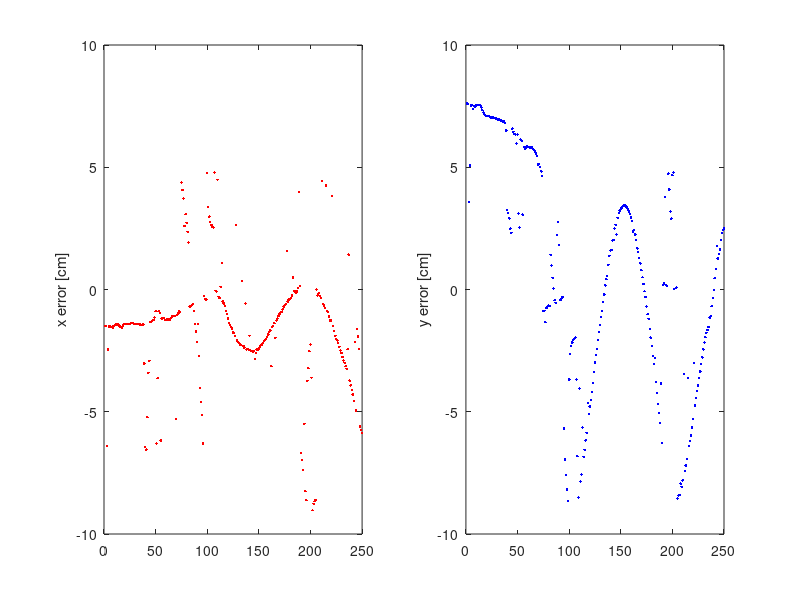
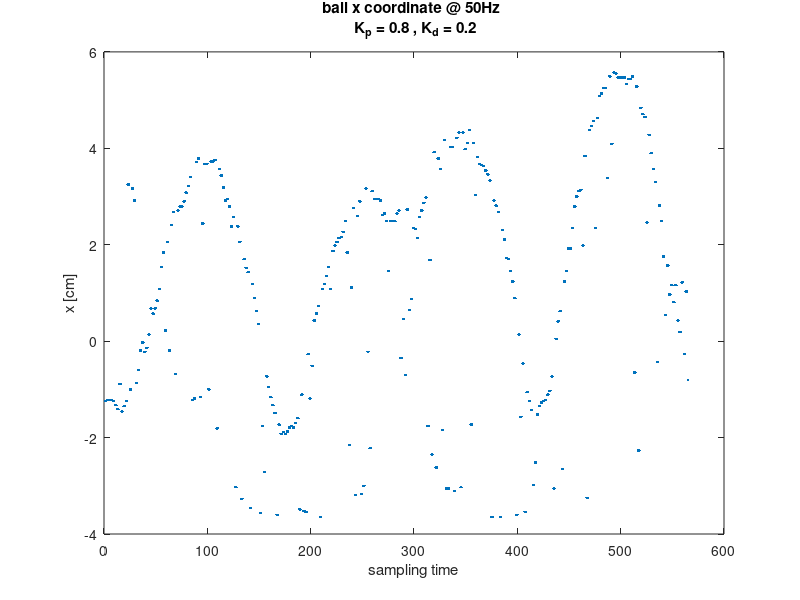
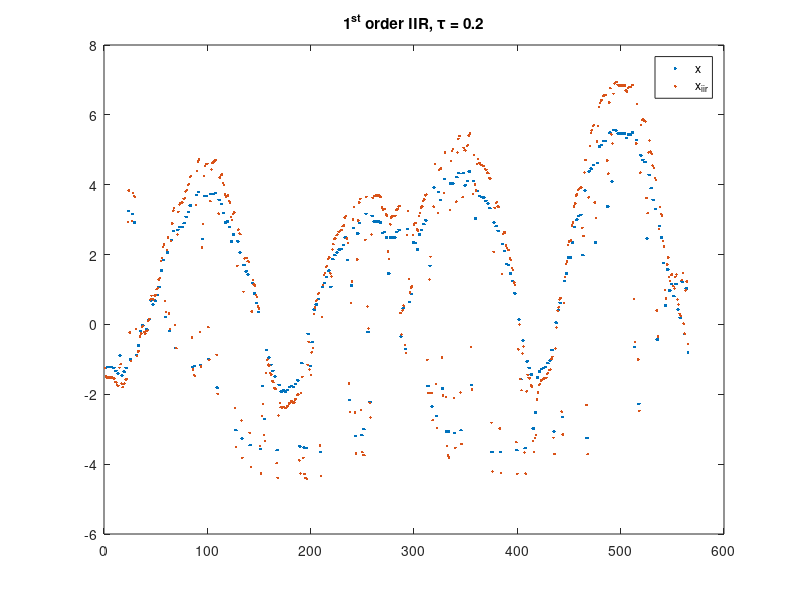
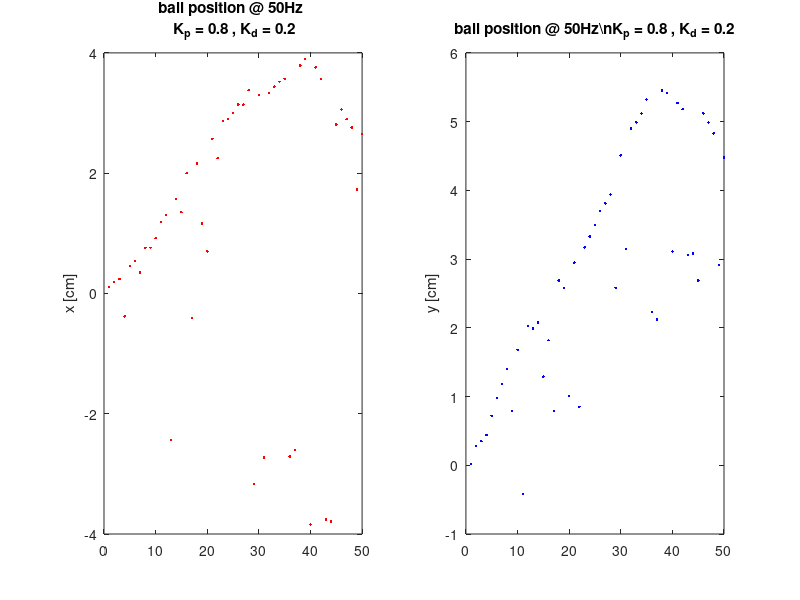

Write MATLAB code to recreate these figures, in order.
% Analize ball on plate system
clear all; close all; clc;
load('ballPlateSys_analysis_data.mat');
%% 1. plot error signal
figure(1)
title('error record 50Hz');
subplot(1,2,1);
plot(rec_e_50hz_p06(1:2:500),'.r');
ylabel('x error [cm]');
subplot(1,2,2);
plot(rec_e_50hz_p06(2:2:500),'.b');
ylabel('y error [cm]');

%% 2. plot ball x coordinate:
figure(2)
plot(rec_x_50hz_p06_d02,'.');
title(sprintf('ball x coordinate @ 50Hz \n K_p = 0.8 , K_d = 0.2'));
ylabel('x [cm]');
xlabel('sampling time');
x_len=length(rec_x_50hz_p06_d02);
%% 3. 1st order iir with tau = 0.2
x_iir = filter([1],[1 -0.2],rec_x_50hz_p06_d02);
figure(3)
plot(rec_x_50hz_p06_d02,'.')
hold on
plot(x_iir,'.')
title('1^{st} order IIR, \tau = 0.2');
legend('x','x_{iir}')


%% 4. butterworth
fc = 5; % [Hz]
fs = 50;% [Hz]
[b3,a3] = butter(3,fc/(fs/2));
[b10,a10] = butter(10,fc/(fs/2));
figure(40)
freqz(b3,a3)
hold on
freqz(b10,a10) 
title('Butterworth IIR Filters');
legend('Butter3', 'Butter10');
hold off
x_butter3 = filter(b3,a3,rec_x_50hz_p06_d02);
x_butter10 = filter(b10,a10,rec_x_50hz_p06_d02);

figure(41)
subplot(3,1,1);
plot(rec_x_50hz_p06_d02,'.')
title('The noisy signal');
subplot(3,1,2);
plot(x_butter3,'.')
title('Filtering with 3^{rd} order butterworth');
subplot(3,1,3);
plot(x_butter10,'.')
title('Filtering with 10^{th} order butterworth');

figure(42)
subplot(1,2,1);
plot(rec_x_50hz_p06_d02,'.')
hold on
plot(x_butter10)
hold off
title('Filtering with 10^{th} order butterworth');
legend('Noisy Signal','Filtered')
xlabel('Time')
ylabel('Position [cm]')
%% 5. remez
f = [0 0.1 0.2 1];
a = [1.0 1.0 0.0 0];
remez5 = firpm(5,f,a);
remez10 = firpm(10,f,a);
figure(50)
[h,w] = freqz(remez5,1,512);
plot(f,a,w/pi,abs(h))
hold on
[h,w] = freqz(remez10,1,512);
plot(f,a,w/pi,abs(h))
title('Remez FIR Filters')
legend('Ideal','remez5','remez10')
xlabel 'Radian Frequency (\omega/\pi)', ylabel 'Magnitude'

x_remez5 = conv(remez5,rec_x_50hz_p06_d02);
x_remez10 = conv(remez10,rec_x_50hz_p06_d02);


figure(42)
subplot(1,2,2);
plot(rec_x_50hz_p06_d02,'.b')
hold on
plot(x_remez10,'g')
legend('x','remez 10');
title('Filtering with 10^{th} order Remez');
legend('Noisy Signal','Filtered')
xlabel('Time')
ylabel('Position [cm]')
%% 6. custom selective filter
x_derivative = rec_x_50hz_p06_d02(2:end)- rec_x_50hz_p06_d02(1:end-1);
outliers_idx = find(abs(x_derivative)>1);
figure(60)
subplot(1,2,1)
plot(x_derivative,'.')
hold on; plot(ones(x_len)); plot(-1*ones(x_len)); hold off
title('x derivative')
xlabel('time');
ylabel('[cm/T_s]');
subplot(1,2,2)
hist(x_derivative,30)
title('dx histogram');
xlabel('dx/dt')
ylabel('amount')
%% 7. recover x:
x_est = rec_x_50hz_p06_d02(1);
dx = 0;
max_consequitive_outliers = 5;
prev_dx = 0;
dx_th = 1.1;
for idx = 2:x_len
    dx = rec_x_50hz_p06_d02(idx)-x_est(end);
    if abs(dx) < dx_th % this is inlier
        x_est = [x_est rec_x_50hz_p06_d02(idx)];
        ddx = dx - prev_dx;
    else
        % x_before_filter(idx) is outlier.
        % estimate x
        dx_est = x_est(end)-x_est(length(x_est)-1) + ddx;
        est = x_est(end) + dx_est;
        x_est =  [x_est est];
%         x_est =  [x_est x_est(end)];
    end 
end
figure(70)
plot(rec_x_50hz_p06_d02(2:end),'.b');
hold on
plot(x_est(1:end),'r');
hold off
legend('x','filtered x');
title(sprintf('Decision Based Non-Linear Filter\nDerivative Threshold = 1.1[cm/T_s]'));
xlabel('Time');
ylabel('[cm]')
%% 8. max consequtive outliers:
x_est = rec_x_50hz_p06_d02(1);
dx = 0;
max_consequitive_outliers = 100;
prev_dx = 0;
dx_th = 1.1;
for idx = 2:x_len
    dx = rec_x_50hz_p06_d02(idx)-x_est(end);
    if abs(dx) > dx_th && outlier_cnt > 0% this is outlier
        x_est =  [x_est x_est(end)];
        outlier_cnt = outlier_cnt - 1;
    else 
        x_est = [x_est rec_x_50hz_p06_d02(idx)];
        outlier_cnt = max_consequitive_outliers; % init cnt.        
    end 
end
figure(80)
plot(rec_x_50hz_p06_d02(2:end),'.b');
hold on
plot(x_est(1:end),'r');
hold off
legend('x','filtered x');
title(sprintf('Decision Based Non-Linear Filter\ndx/dt Threshold = 1.1[cm/T_s], Max Outliers 100'));
xlabel('Time');
ylabel('[cm]')
%% compare three filters:
figure(71)
subplot(4,1,1);
plot(rec_x_50hz_p06_d02,'.b')
title('The noisy signal');
subplot(4,1,2);
plot(x_butter10,'.r')
title('Filtering with 10^{th} order butterworth');
subplot(4,1,3);
plot(x_remez10,'.g')
title('Filtering with 10^{th} order remez');
subplot(4,1,4);
plot(x_est(1:end),'.');
title('Derivative threshold decision');

%% 8. plot ball position
figure(8)
subplot(1,2,1);
plot(rec_ball_position_50hz_p06_d02(1:2:100),'.r');
title(sprintf('ball position @ 50Hz \n K_p = 0.8 , K_d = 0.2'));
ylabel('x [cm]');
subplot(1,2,2);
plot(rec_ball_position_50hz_p06_d02(2:2:100),'.b');
title('ball position @ 50Hz\nK_p = 0.8 , K_d = 0.2');
ylabel('y [cm]');

%% 9. psd:
rng default
Fs = 50;
t = 0:1/Fs:1-1/Fs;
% Obtain the periodogram using fft. 
% The signal is real-valued and has even length. 
% Because the signal is real-valued, you only need power 
% estimates for the positive or negative frequencies. 
% In order to conserve the total power, multiply all 
% frequencies that occur in both sets 
% -- the positive and negative frequencies -- by a factor of 2. 
% Zero frequency (DC) and the Nyquist frequency do not occur twice. Plot the result.
x = rec_e_50hz_p06;
figure(90)
periodogram(x,rectwin(length(x)),length(x))

x = rec_e_50hz_p06_d02;
figure(91)
periodogram(x,rectwin(length(x)),length(x))

x = rec_ang_50hz_p06;
figure(92)
periodogram(x,rectwin(length(x)),length(x))

x = rec_ang_50hz_p06_d02;
figure(93)
periodogram(x,rectwin(length(x)),length(x))

